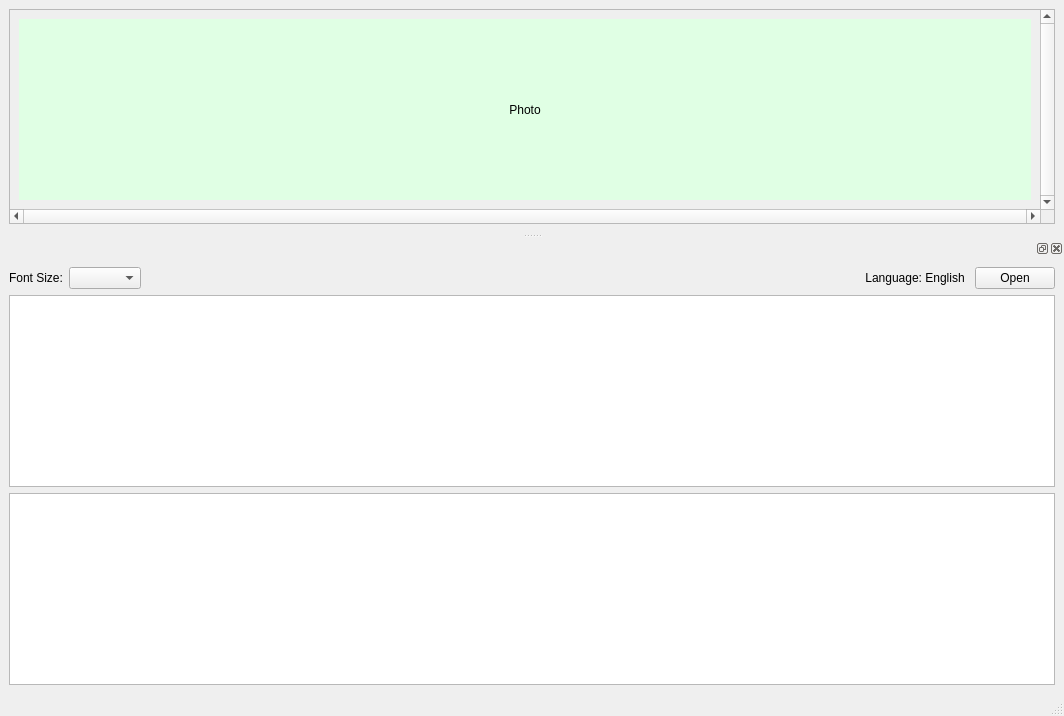
<?xml version="1.0" encoding="UTF-8"?>
<ui version="4.0">
 <class>MainWindow</class>
 <widget class="QMainWindow" name="MainWindow">
  <property name="geometry">
   <rect>
    <x>0</x>
    <y>0</y>
    <width>1064</width>
    <height>716</height>
   </rect>
  </property>
  <property name="windowTitle">
   <string>MainWindow</string>
  </property>
  <widget class="QWidget" name="centralwidget">
   <layout class="QGridLayout" name="gridLayout_3">
    <item row="0" column="0">
     <widget class="QScrollArea" name="scrollArea">
      <property name="verticalScrollBarPolicy">
       <enum>Qt::ScrollBarAlwaysOn</enum>
      </property>
      <property name="horizontalScrollBarPolicy">
       <enum>Qt::ScrollBarAlwaysOn</enum>
      </property>
      <property name="widgetResizable">
       <bool>true</bool>
      </property>
      <widget class="QWidget" name="scrollAreaWidgetContents">
       <property name="geometry">
        <rect>
         <x>0</x>
         <y>0</y>
         <width>1019</width>
         <height>139</height>
        </rect>
       </property>
       <layout class="QGridLayout" name="gridLayout">
        <item row="0" column="0">
         <widget class="QLabel" name="label_2">
          <property name="styleSheet">
           <string notr="true">
background-color: rgb(224, 255, 228);</string>
          </property>
          <property name="text">
           <string>Photo</string>
          </property>
          <property name="scaledContents">
           <bool>false</bool>
          </property>
          <property name="alignment">
           <set>Qt::AlignCenter</set>
          </property>
         </widget>
        </item>
       </layout>
      </widget>
     </widget>
    </item>
   </layout>
  </widget>
  <widget class="QStatusBar" name="statusbar"/>
  <widget class="QMenuBar" name="menuBar">
   <property name="geometry">
    <rect>
     <x>0</x>
     <y>0</y>
     <width>1064</width>
     <height>26</height>
    </rect>
   </property>
  </widget>
  <widget class="QDockWidget" name="dockWidget">
   <attribute name="dockWidgetArea">
    <number>8</number>
   </attribute>
   <widget class="QWidget" name="dockWidgetContents">
    <layout class="QGridLayout" name="gridLayout_2">
     <item row="2" column="0">
      <widget class="QTextEdit" name="textEdit_2"/>
     </item>
     <item row="0" column="0">
      <layout class="QHBoxLayout" name="horizontalLayout">
       <item>
        <widget class="QLabel" name="label_3">
         <property name="text">
          <string>Font Size:</string>
         </property>
        </widget>
       </item>
       <item>
        <widget class="QComboBox" name="comboBox_2"/>
       </item>
       <item>
        <spacer name="horizontalSpacer">
         <property name="orientation">
          <enum>Qt::Horizontal</enum>
         </property>
         <property name="sizeHint" stdset="0">
          <size>
           <width>40</width>
           <height>20</height>
          </size>
         </property>
        </spacer>
       </item>
       <item>
        <widget class="QLabel" name="label">
         <property name="text">
          <string> Language: English </string>
         </property>
        </widget>
       </item>
       <item>
        <widget class="QPushButton" name="pushButton">
         <property name="text">
          <string>Open</string>
         </property>
        </widget>
       </item>
      </layout>
     </item>
     <item row="3" column="0">
      <widget class="QTextEdit" name="textEdit"/>
     </item>
    </layout>
   </widget>
  </widget>
  <zorder>dockWidget</zorder>
 </widget>
 <resources/>
 <connections/>
</ui>
